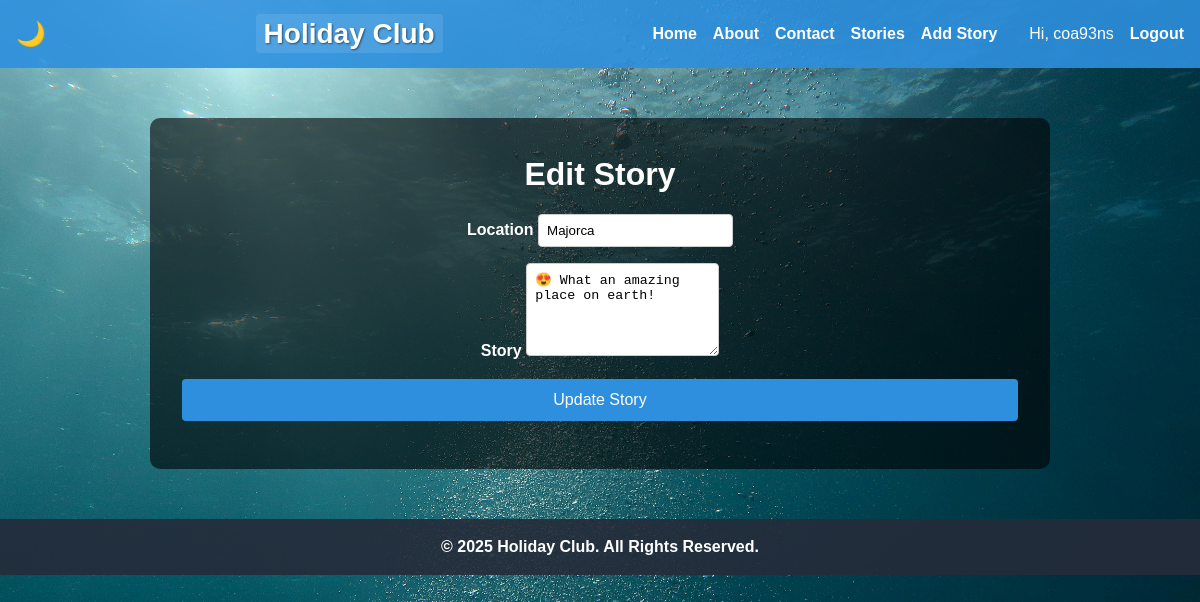
The page /editstory/11 (signed in) on the database its author committed.
### tables this page shows
CREATE TABLE users (
            id INTEGER PRIMARY KEY AUTOINCREMENT,
            username TEXT NOT NULL,
            email TEXT NOT NULL,
            password_hash TEXT
        );

CREATE TABLE stories (
      id INTEGER PRIMARY KEY AUTOINCREMENT,
          user_id INTEGER NOT NULL,
              location TEXT NOT NULL,
                  story_text TEXT NOT NULL,
                      FOREIGN KEY (user_id) REFERENCES users(id)
                        );

### app.py (the view, shortened to what this page needs)
@app.route('/editstory/<int:story_id>', methods=['GET', 'POST'])
@login_required
def edit_story(story_id):
    conn = get_db_connection()
    story = conn.execute(
        'SELECT * FROM stories WHERE id = ?', (story_id,)
    ).fetchone()
    if story is None:
        conn.close()
        flash("Story not found!", "error")
        return redirect(url_for('view_story'))
    if story['user_id'] != g.user['id']:
        conn.close()
        flash("You can only modify your own stories.", "error")
        return redirect(url_for('view_story'))
    conn.close()
    return render_template('editstory.html', story=story)

### app.py (called while the page is built)
def login_required(f):
    @wraps(f)
    def wrapped(*args, **kwargs):
        if 'user_id' not in session:
            flash("Please log in first.", "error")
            return redirect(url_for('login'))
        return f(*args, **kwargs)
    return wrapped

@app.before_request
def load_logged_in_user():
    user_id = session.get('user_id')
    g.user = None
    if user_id:
        conn = get_db_connection()
        g.user = conn.execute(
            "SELECT * FROM users WHERE id = ?", (user_id,)
        ).fetchone()
        conn.close()

def get_db_connection():
    conn = sqlite3.connect(DATABASE)
    conn.row_factory = sqlite3.Row
    conn.execute('PRAGMA foreign_keys = ON;')
    return conn

### templates/editstory.html
{% extends 'base.html' %}
{% block content %}
<h1>Edit Story</h1>
<form method="POST" action="{{ url_for('edit_story', story_id=story.id) }}">
  <div class="form-group">
    <label for="location">Location</label>
    <input type="text" name="location" value="{{ story.location }}" required/>
  </div>
  <div class="form-group">
    <label for="story_text">Story</label>
    <textarea name="story_text" rows="5" required>{{ story.story_text }}</textarea>
  </div>
  <button type="submit">Update Story</button>
</form>
{% endblock %}

### templates/base.html (shortened to what this page needs)
<!DOCTYPE html>
<html lang="en">
<head>
  <link
    rel="stylesheet"
    href="{{ url_for('static', filename='css/styles.css') }}"
  />
</head>
<body>
  <nav class="navbar">
    <button id="dark-mode-toggle" aria-label="Toggle dark mode">🌙</button>
    <div class="nav-brand">
      <a href="{{ url_for('index') }}">Holiday Club</a>
    </div>
    <ul class="nav-links" id="nav-links">
      <li><a href="{{ url_for('index') }}">Home</a></li>
      <li><a href="{{ url_for('about') }}">About</a></li>
      <li><a href="{{ url_for('contact') }}">Contact</a></li>
      <li><a href="{{ url_for('view_story') }}">Stories</a></li>
      {% if g.user %}
        <li><a href="{{ url_for('add_story') }}">Add Story</a></li>
        <li><span class="nav-user">Hi, {{ g.user.username }}</span></li>
        <li><a href="{{ url_for('logout') }}">Logout</a></li>
      {% else %}
        <li class="spacer"></li>
        <li><a href="{{ url_for('login') }}">Login</a></li>
        <li><a href="{{ url_for('register') }}">Register</a></li>
      {% endif %}
    </ul>
  </nav>
  <div class="container">
    {% block content %}{% endblock %}
  </div>
  <footer>
    <p>© 2025 Holiday Club. All Rights Reserved.</p>
  </footer>
</body>
</html>

### static/css/styles.css (style rules this page uses)
* { margin: 0; padding: 0; box-sizing: border-box; }
body { background: url("../images/background.jpg") no-repeat center center fixed; background-size: cover; font-family: Arial, sans-serif; color: white; line-height: 1.5; }
h1, h2, h3 { margin-bottom: 1rem; }
.container { background: rgba(0, 0, 0, 0.6); padding: 2rem; border-radius: 10px; max-width: 900px; margin: 50px auto; text-align: center; }
.navbar { background-color: rgba(45, 143, 221, 0.9); display: flex; justify-content: space-between; align-items: center; padding: 0.8rem 1rem; }
.nav-brand a { font-size: 1.75rem; font-weight: 700; color: #fff; text-decoration: none; padding: 0.25rem 0.5rem; text-shadow: 1px 1px 2px rgba(0,0,0,0.5); background-color: rgba(255,255,255,0.1); border-radius: 4px; }
.nav-links { list-style: none; display: flex; gap: 1rem; }
.nav-links li a { color: #fff; text-decoration: none; font-weight: bold; }
#dark-mode-toggle { display: inline-block; font-size: 1.5rem; background: none; border: none; color: white; cursor: pointer; }
footer { text-align: center; padding: 1rem; background-color: rgba(37, 44, 58, 0.9); color: white; font-weight: bold; margin-top: 2rem; }
form { display: flex; flex-direction: column; gap: 1rem; margin: 1rem 0; }
label { font-weight: bold; }
input[type="text"], input[type="email"], input[type="password"], textarea { padding: 0.5rem; border: 1px solid #ccc; border-radius: 4px; }
button[type="submit"], .btn { background-color: #2d8fdd; color: #fff; border: none; padding: 0.75rem 1.25rem; border-radius: 4px; cursor: pointer; text-decoration: none; display: inline-block; font-size: 1rem; }

### rows shown on the page
users: user.username "coa93ns"
stories: location "Majorca", story_text "😍 What an amazing place on earth!"
